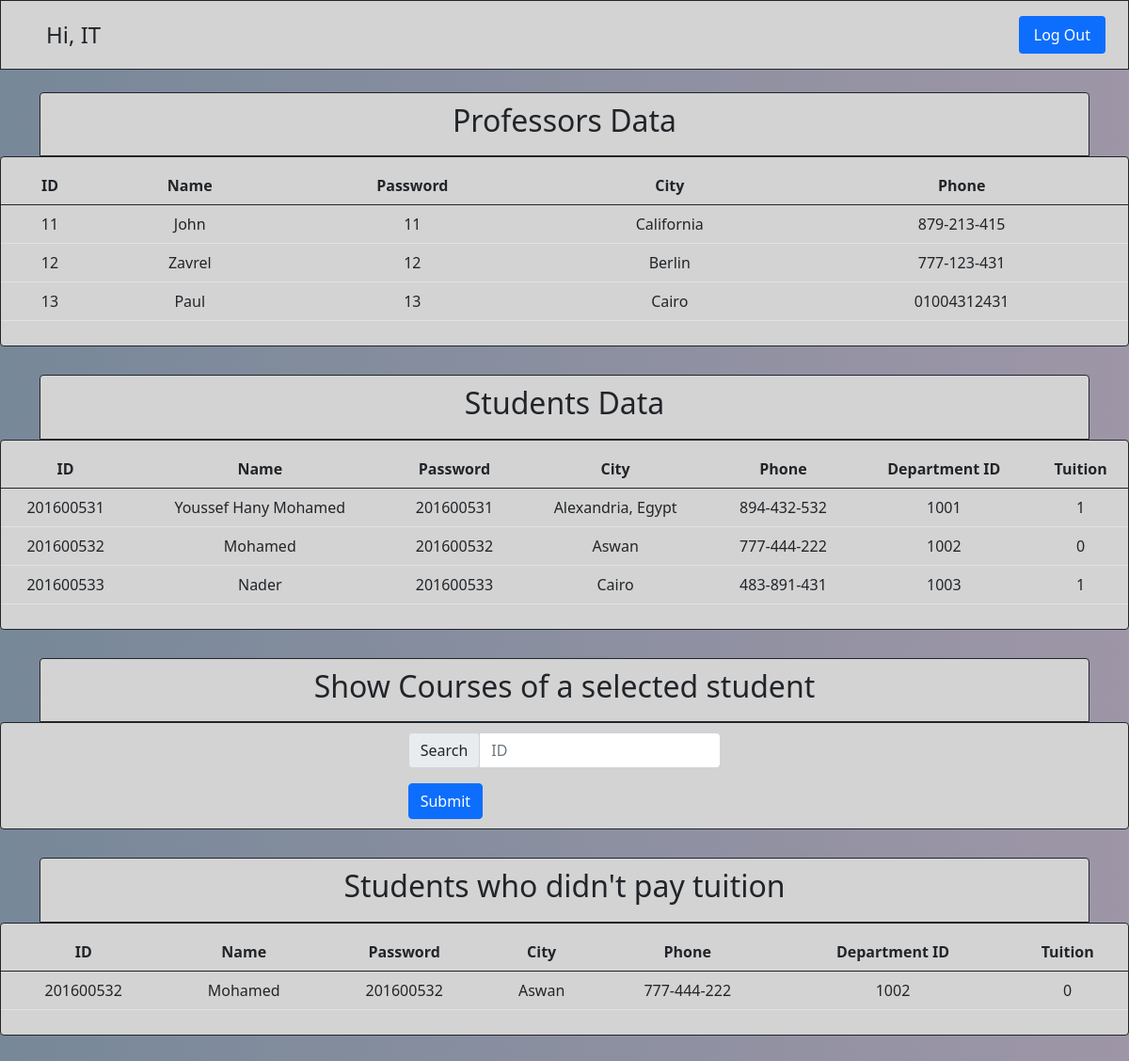
/public-html/it.php (signed in), run on the app's committed database.
### tables this page shows
CREATE TABLE `professors` (
  `professor_id` int(11) NOT NULL,
  `professor_name` tinytext,
  `professor_password` text,
  `professor_city` tinytext,
  `professor_phone` tinytext
);

CREATE TABLE `students` (
  `student_id` int(11) NOT NULL,
  `student_name` tinytext,
  `student_password` text,
  `student_city` tinytext,
  `student_phone` tinytext,
  `student_tuition` tinyint(1) DEFAULT NULL,
  `department_id` int(11) DEFAULT NULL
);

### public-html/it.php (the view, shortened to what this page needs)
<?php
require 'system.ctrl.php';
?>
<!doctype html>
<html lang="en">
  <head>
    <link href="https://cdn.jsdelivr.net/npm/bootstrap@5.0.2/dist/css/bootstrap.min.css" rel="stylesheet">
    <link rel="stylesheet" href="orus.css">
  </head>
  <body>
    <?php
    $db_data=array($_SESSION["uid"]);
    $dbUserRow=phpFetchDB('SELECT * FROM it_users WHERE it_users_id=?',$db_data);
    ?>
    <header class="d-flex flex-wrap justify-content-center py-3 mb-4 border-bottom sign-in-row border border-dark">
            <div class="d-flex align-items-center mb-3 mb-md-0 me-md-auto text-dark text-decoration-none col-lg-6">
                <svg class="bi me-2" width="40" height="32"><use xlink:href="#bootstrap"></use></svg>
                <span class="fs-4">Hi, IT <?php echo $dbUserRow["it_users_name"];?></span>
            </div>
            <div class="ms-5 me-4">
                <ul class="nav nav-pills">
                    <li class="nav-item"><a href="logout.ctrl.php" class="nav-link active" aria-current="page">Log Out</a></li>
                </ul>
            </div>
    </header>
    <div class="container">
      <div class="rounded-top border border-dark mb-0 sign-in-row d-flex justify-content-center">
        <h2>Professors Data</h2>
      </div>
    </div>
    <div class="sign-in-row rounded border border-dark flex-column">
        <table class="table table-responsive table_striped text-center">
            <thead>
                <tr>
                <th scope="col">ID</th>
                <th scope="col">Name</th>
                <th scope="col">Password</th>
                <th scope="col">City</th>
                <th scope="col">Phone</th>
                </tr>
            </thead>
            <tbody>
                <?php foreach($connection->query("SELECT * FROM professors") as $record){ ?>
                    <?php
                    echo '<tr>';
                    echo '<td>' . $record['professor_id'] . '</td>';
                    echo '<td>' . $record['professor_name'] . '</td>';
                    echo '<td>' . $record['professor_password'] . '</td>';
                    echo '<td>' . $record['professor_city'] . '</td>';
                    echo '<td>' . $record['professor_phone'] . '</td>';
                    echo '</tr>';
                    ?>
                <?php } ?>
            </tbody>
        </table>
    </div>
    <div class="container">
      <div class="rounded-top border border-dark mb-0 sign-in-row d-flex justify-content-center">
        <h2>Students Data</h2>
      </div>
    </div>
    <div class="sign-in-row rounded border border-dark flex-column">
        <table class="table table-responsive table_striped text-center">
            <thead>
                <tr>
                <th scope="col">ID</th>
                <th scope="col">Name</th>
                <th scope="col">Password</th>
                <th scope="col">City</th>
                <th scope="col">Phone</th>
                <th scope="col">Department ID</th>
                <th scope="col">Tuition</th>
                </tr>
            </thead>
            <tbody>
                <?php foreach($connection->query("SELECT * FROM students") as $record){ ?>
                    <?php
                    echo '<tr>';
                    echo '<td>' . $record['student_id'] . '</td>';
                    echo '<td>' . $record['student_name'] . '</td>';
                    echo '<td>' . $record['student_password'] . '</td>';
                    echo '<td>' . $record['student_city'] . '</td>';
                    echo '<td>' . $record['student_phone'] . '</td>';
                    echo '<td>' . $record['department_id'] . '</td>';
                    echo '<td>' . $record['student_tuition'] . '</td>';
                    echo '</tr>';
                    ?>
                <?php } ?>
            </tbody>
        </table>
    </div>
    <div class="container">
      <div class="rounded-top border border-dark mb-0 sign-in-row d-flex justify-content-center">
        <h2>Show Courses of a selected student</h2>
      </div>
    </div>
    <div class="sign-in-row rounded border border-dark flex-column">
      <form action="it-students-courses.ctrl.php" method="post">
          <div class="input-group mb-3">
              <div class="input-group-prepend">
                  <span class="input-group-text" id="inputGroup-sizing-default">Search</span>
              </div>
              <input type="number" name="studentCriteriaId" placeholder="ID" class="form-control" aria-label="Default" aria-describedby="inputGroup-sizing-default">
          </div>
          <button type="submit" class="btn btn-primary">Submit</button>
      </form>
    </div>
    <div class="container">
      <div class="rounded-top border border-dark mb-0 sign-in-row d-flex justify-content-center">
        <h2>Students who didn't pay tuition</h2>
      </div>
    </div>
    <div class="sign-in-row rounded border border-dark flex-column">
        <table class="table table-responsive table_striped text-center">
            <thead>
                <tr>
                <th scope="col">ID</th>
                <th scope="col">Name</th>
                <th scope="col">Password</th>
                <th scope="col">City</th>
                <th scope="col">Phone</th>
                <th scope="col">Department ID</th>
                <th scope="col">Tuition</th>
                </tr>
            </thead>
            <tbody>
                <?php foreach($connection->query("SELECT * FROM students WHERE student_tuition=0") as $record){ ?>
                    <?php
                    echo '<tr>';
                    echo '<td>' . $record['student_id'] . '</td>';
                    echo '<td>' . $record['student_name'] . '</td>';
                    echo '<td>' . $record['student_password'] . '</td>';
                    echo '<td>' . $record['student_city'] . '</td>';
                    echo '<td>' . $record['student_phone'] . '</td>';
                    echo '<td>' . $record['department_id'] . '</td>';
                    echo '<td>' . $record['student_tuition'] . '</td>';
                    echo '</tr>';
                    ?>
                <?php } ?>
            </tbody>
        </table>
    </div>
  </body>
</html>

### public-html/orus.css (style rules this page uses)
.sign-in-row { display:flex; justify-content: center; align-items: center; background-color: lightgray; margin-bottom: 30px; padding: 10px 0 10px 0; }
html body { background-color: lightgoldenrodyellow; background: linear-gradient(to right, lightslategray, rgba(26, 7, 48, 0.425)); }

### data on the page
professors: professor_id "11", professor_name "John", professor_password "11", professor_city "California", professor_phone "879-213-415"
professors: professor_id "12", professor_name "Zavrel", professor_password "12", professor_city "Berlin", professor_phone "777-123-431"
professors: professor_id "13", professor_name "Paul", professor_password "13", professor_city "Cairo", professor_phone "01004312431"
students: student_id "201600531", student_name "Youssef Hany Mohamed", student_password "201600531", student_city "Alexandria, Egypt", student_phone "894-432-532", department "1001", student_tuition "1"
students: student_id "201600532", student_name "Mohamed", student_password "201600532", student_city "Aswan", student_phone "777-444-222", department "1002", student_tuition "0"
students: student_id "201600533", student_name "Nader", student_password "201600533", student_city "Cairo", student_phone "483-891-431", department "1003", student_tuition "1"
